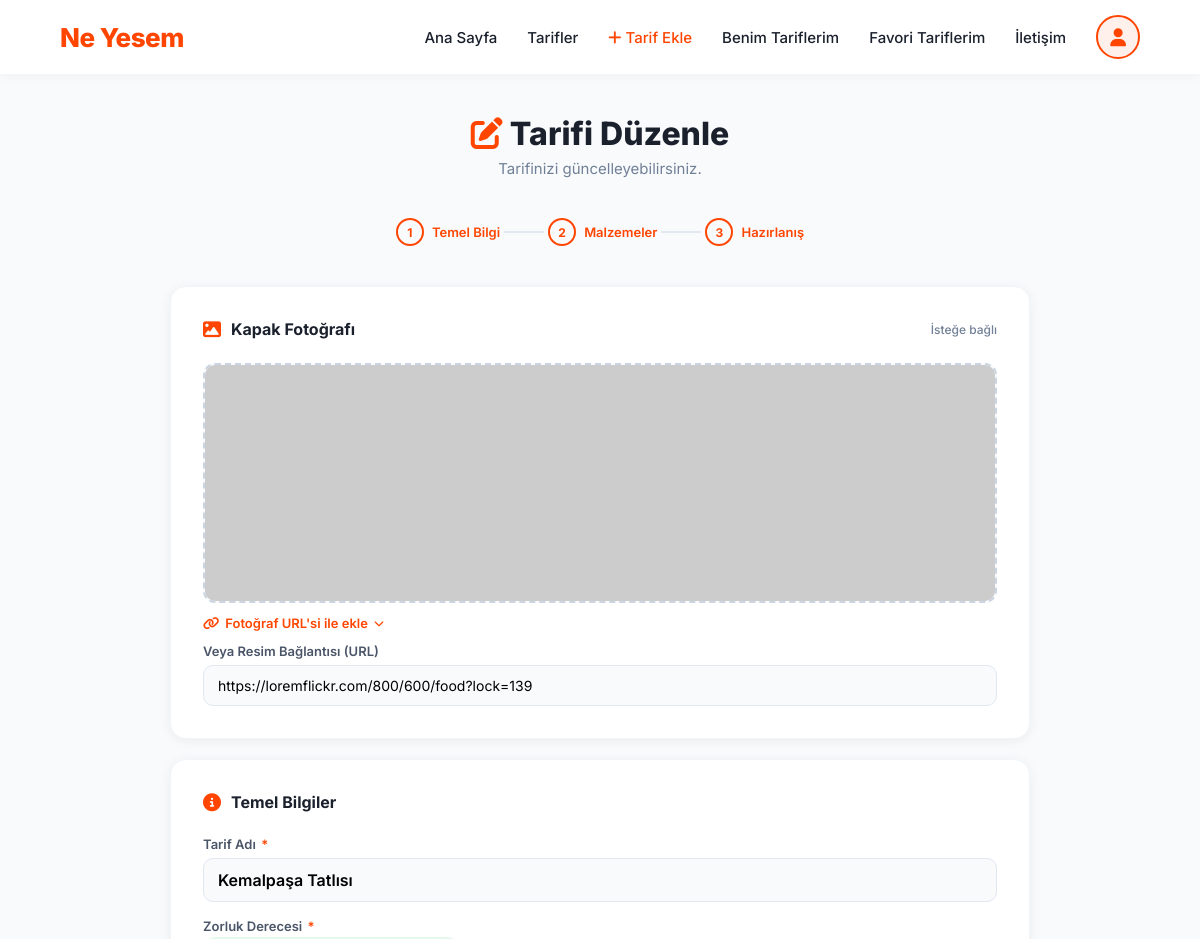
/tarif/50/duzenle/ (signed in, upper part), run on an earlier commit of the app's database.
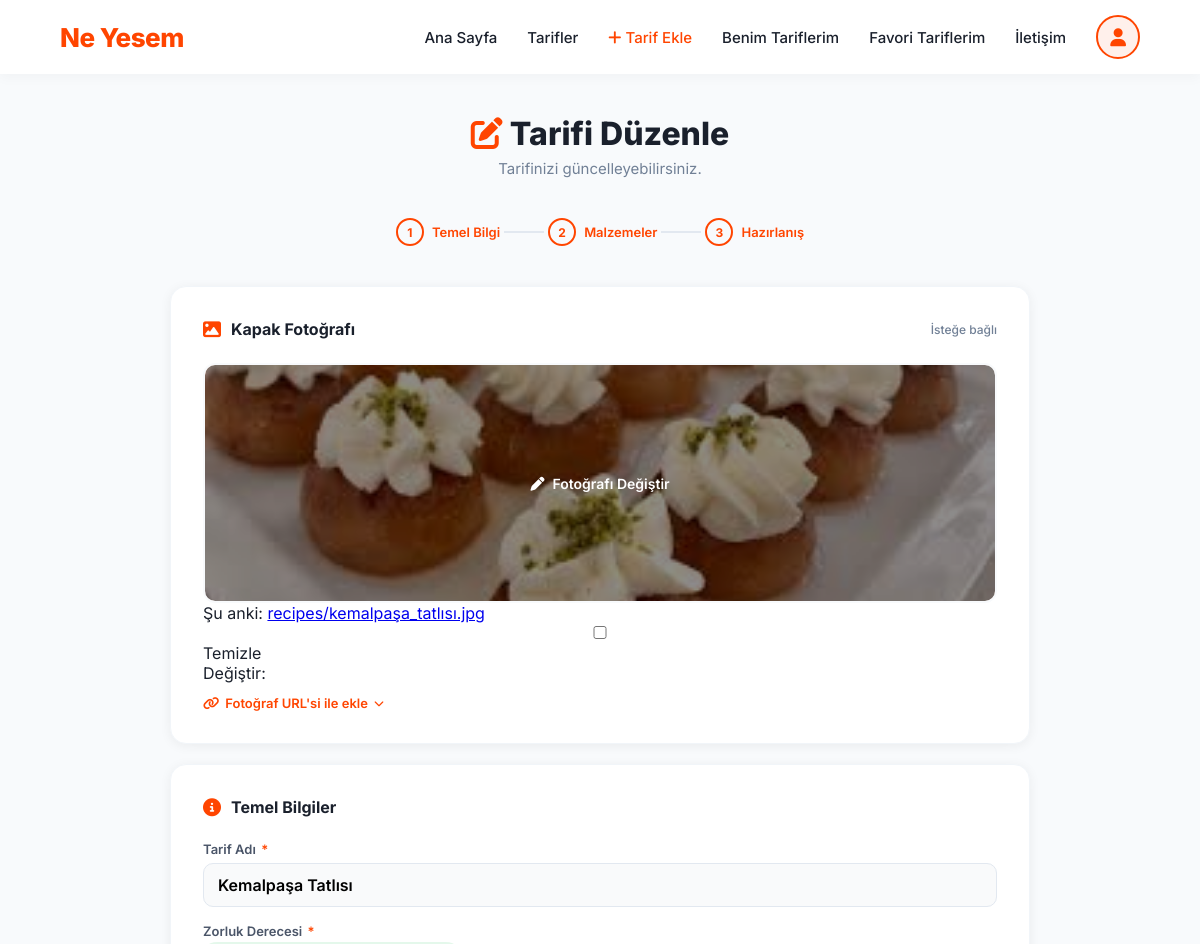
And on a later commit of the database.
### apps/recipes/models.py (models this page shows, shortened)
class Recipe(models.Model):
    class Difficulty(models.TextChoices):
        EASY   = 'Kolay', 'Kolay'
        MEDIUM = 'Orta',  'Orta'
        HARD   = 'Zor',   'Zor'
    title = models.CharField(max_length=200, verbose_name="Tarif Adı")
    prep_time = models.CharField(max_length=50, verbose_name="Hazırlanma Süresi")
    difficulty = models.CharField(
        max_length=10,
        choices=Difficulty.choices,
        verbose_name="Zorluk Derecesi",
    )
    description = models.TextField(verbose_name="Kısa Açıklama")
    ingredient_list = models.ManyToManyField(
        Ingredient,
        through='RecipeIngredient',
        related_name='recipes',
        blank=True,
        verbose_name="Malzemeler",
    )
    instructions = models.TextField(
        verbose_name="Hazırlanışı",
        help_text="Adımları sırasıyla alt alta yazın.",
        blank=True,
        null=True,
    )
    servings = models.CharField(max_length=50, verbose_name="Kaç Kişilik", blank=True, null=True)
    image = models.ImageField(
        upload_to='recipes/',
        blank=True,
        null=True,
        verbose_name="Kapak Fotoğrafı",
    )
    image_url = models.URLField(blank=True, null=True, verbose_name="Resim URL")
    author = models.ForeignKey(
        User,
        related_name='recipes',
        on_delete=models.CASCADE,
        verbose_name="Yazar",
        null=True,
        blank=True,
    )
    created_at = models.DateTimeField(auto_now_add=True)
    class Meta:
        verbose_name = "Tarif"
        verbose_name_plural = "Tarifler"
        ordering = ['-created_at']
        indexes = [
            models.Index(fields=['author', '-created_at']),
        ]

### apps/recipes/views.py (the view, shortened to what this page needs)
# urls.py: path('tarif/<int:pk>/duzenle/', views.RecipeUpdateView.as_view(), name='update'),
class RecipeUpdateView(LoginRequiredMixin, UserPassesTestMixin, UpdateView):
    model = Recipe
    form_class = RecipeForm
    template_name = 'recipes/form.html'
    login_url = 'users:login'
    def test_func(self):
        return self.get_object().author == self.request.user

### apps/recipes/templates/recipes/form.html (shortened to what this page needs)
{% extends "base.html" %}
{% block content %}
<div class="rf-wrap">
  <div class="rf-header">
    <h1>
      {% if object %}
        <i class="fa-solid fa-pen-to-square" style="color:var(--primary);"></i> Tarifi Düzenle
      {% else %}
        <i class="fa-solid fa-bowl-food" style="color:var(--primary);"></i> Yeni Tarif Ekle
      {% endif %}
    </h1>
    <p>{% if object %}Tarifinizi güncelleyebilirsiniz.{% else %}Harika tarifinizi toplulukla paylaşın!{% endif %}</p>
  </div>
  <div class="rf-steps">
    <div class="rf-step active">
      <div class="rf-step-dot">1</div> Temel Bilgi
    </div>
    <div class="rf-step-line"></div>
    <div class="rf-step active">
      <div class="rf-step-dot">2</div> Malzemeler
    </div>
    <div class="rf-step-line"></div>
    <div class="rf-step active">
      <div class="rf-step-dot">3</div> Hazırlanış
    </div>
  </div>
  <form id="recipe-form" method="POST" enctype="multipart/form-data">
    <div class="rf-card">
      <div class="rf-card-title">
        <i class="fa-solid fa-image"></i> Kapak Fotoğrafı
        <span style="font-size:12px; font-weight:500; color:var(--text-muted); margin-left:auto;">İsteğe bağlı</span>
      </div>
      <div class="rf-cover-zone {% if object and object.image %}has-image{% endif %}" id="cover-zone" onclick="triggerFileInput()">
        {% if object and object.image %}
          <img id="cover-preview" class="rf-cover-preview" src="{{ object.image.url }}" style="display:block;">
        {% elif object and object.image_url %}
          <img id="cover-preview" class="rf-cover-preview" src="{{ object.image_url }}" style="display:block;">
        {% else %}
          <img id="cover-preview" class="rf-cover-preview" src="">
        {% endif %}
        <div class="rf-cover-overlay">
          <span style="color:white; font-size:14px; font-weight:600; text-align:center; padding:0 20px;">
            <i class="fa-solid fa-pen" style="margin-right:8px;"></i>Fotoğrafı Değiştir
          </span>
        </div>
      </div>
      {{ form.image }}
      <button type="button" class="rf-url-toggle" id="url-toggle-btn" onclick="toggleUrlBox()">
        <i class="fa-solid fa-link"></i>
        Fotoğraf URL'si ile ekle
        <i class="fa-solid fa-chevron-down" id="url-chevron" style="font-size:10px;"></i>
      </button>
      <div class="rf-url-box {% if object and object.image_url %}open{% endif %}" id="url-box">
        <div class="rf-field">
          <label class="rf-label" for="{{ form.image_url.id_for_label }}">{{ form.image_url.label }}</label>
          <input type="url" name="image_url" id="{{ form.image_url.id_for_label }}"
                 value="{{ form.image_url.value|default:'' }}"
                 placeholder="https://ornek.com/foto.jpg"
                 class="rf-input {% if form.image_url.errors %}error{% endif %}"
                 oninput="previewFromUrl(this.value)">
        </div>
      </div>
    </div>
    <div class="rf-card">
      <div class="rf-card-title">
        <i class="fa-solid fa-circle-info"></i> Temel Bilgiler
      </div>
      <div class="rf-field" style="margin-bottom:16px;">
        <label class="rf-label" for="{{ form.title.id_for_label }}">
          {{ form.title.label }} <span class="req">*</span>
        </label>
        <input type="text" name="title" id="{{ form.title.id_for_label }}"
               value="{{ form.title.value|default:'' }}"
               placeholder="Örn: Fırın Sütlaç, Izgara Tavuk..."
               class="rf-input {% if form.title.errors %}error{% endif %}"
               style="font-size:16px; font-weight:600;"
               maxlength="200" required>
      </div>
      <div class="rf-field" style="margin-bottom:16px;">
        <label class="rf-label">{{ form.difficulty.label }} <span class="req">*</span></label>
      </div>
    </div>
  </form>
</div>
{% endblock %}

What changed in the data, as far as the page shows it:
changed Recipe "Kemalpaşa Tatlısı": image: picture added; image_url "https://loremflickr.com/800/600/food?lock=139" → (not shown)
Also different on the page:
form field image: (not shown) → "☐"
text no longer shown: "Veya Resim Bağlantısı (URL)"
text now shown: "Fotoğrafı Değiştir Şu anki: recipes/kemalpaşa_tatlısı.jpg Temizle Değiştir:"
